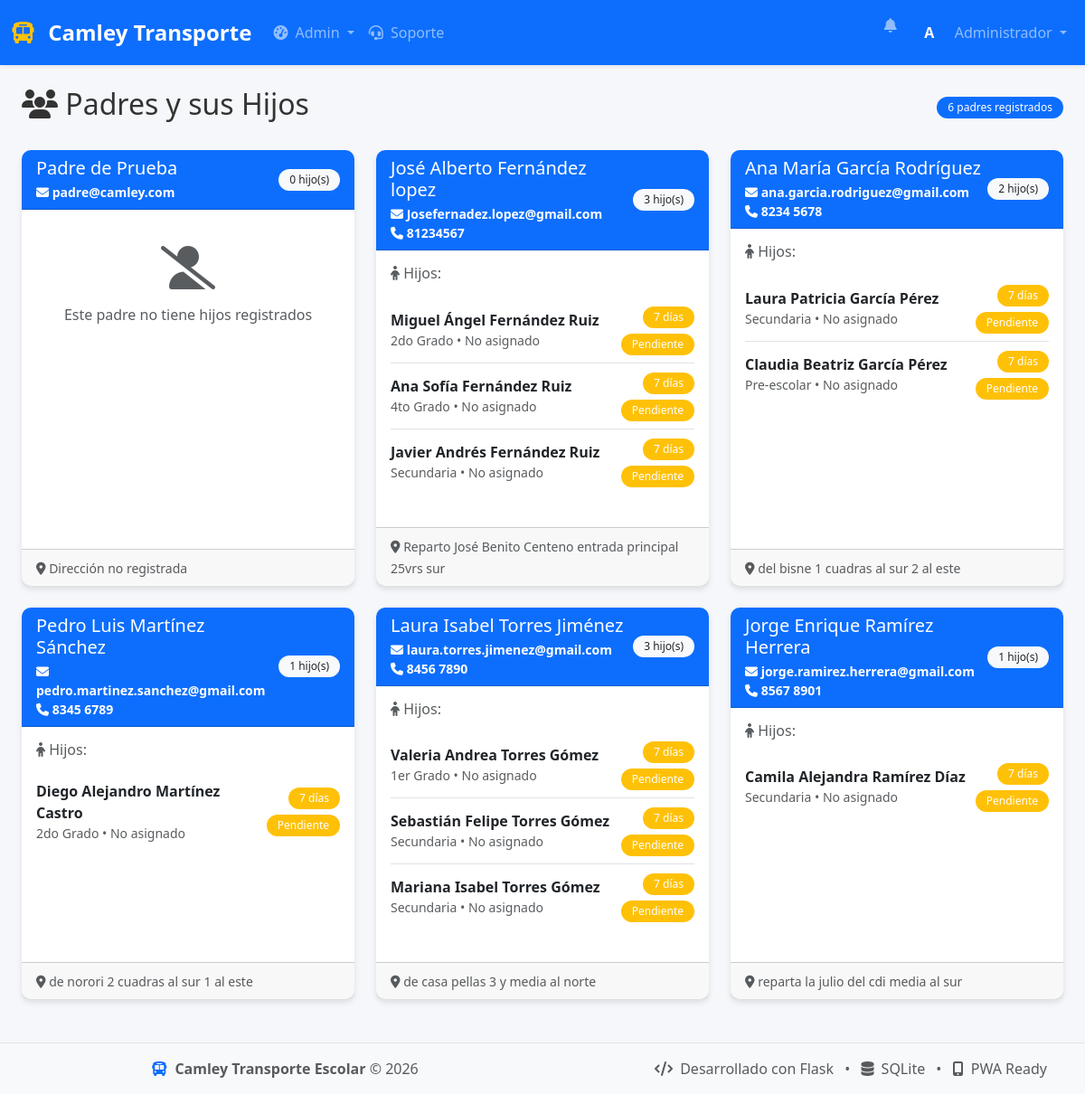
/admin/padres (signed in), run on the app's committed database.
### database.py (models this page shows, shortened)
class Usuario(db.Model):
    __tablename__ = 'usuario'
    id = db.Column(db.Integer, primary_key=True)
    nombre = db.Column(db.String(100), nullable=False)
    email = db.Column(db.String(120), unique=True, nullable=False)
    password = db.Column(db.String(200), nullable=False)
    telefono = db.Column(db.String(20))
    direccion = db.Column(db.String(200))
    genero = db.Column(db.String(10))
    rol = db.Column(db.String(20), nullable=False)  # 'admin', 'padre', 'conductor'
    activo = db.Column(db.Boolean, default=True)
    fecha_registro = db.Column(db.DateTime, default=datetime.utcnow)
    hijos = db.relationship('Estudiante', backref='padre_rel',
                        foreign_keys='Estudiante.padre_id', lazy=True)
    rutas = db.relationship('Ruta', backref='conductor_rel',
                        foreign_keys='Ruta.conductor_id', lazy=True)
    notificaciones = db.relationship('Notificacion', backref='usuario', lazy=True)
    @property
    def is_authenticated(self):
        return True

class Estudiante(db.Model):
    __tablename__ = 'estudiante'
    id = db.Column(db.Integer, primary_key=True)
    nombre = db.Column(db.String(100), nullable=False)
    edad = db.Column(db.Integer)
    genero = db.Column(db.String(10))
    grado = db.Column(db.String(50))
    escuela = db.Column(db.String(200))
    condicion = db.Column(db.String(200))
    padre_id = db.Column(db.Integer, db.ForeignKey('usuario.id'))
    ruta_id = db.Column(db.Integer, db.ForeignKey('ruta.id'))
    fecha_inscripcion = db.Column(db.DateTime, default=datetime.utcnow)
    activo = db.Column(db.Boolean, default=True)
    pagos = db.relationship('Pago', backref='estudiante', lazy=True)
    asistencias = db.relationship('Asistencia', backref='estudiante', lazy=True)

### app.py (the view)
@app.route('/admin/padres')
@login_required
def admin_padres():
    if current_user.rol != 'admin':
        return redirect(url_for('index'))
    estado = request.args.get('estado', 'todos')
    query = Usuario.query.filter_by(rol='padre')
    if estado == 'activos':
        query = query.filter_by(activo=True)
    elif estado == 'pendientes':
        query = query.filter_by(activo=False)
    padres = query.all()
    padres_activos = [p for p in padres if p.activo]
    padres_pendientes = Usuario.query.filter_by(rol='padre', activo=False).all()
    datos_padres = []
    for padre in padres_activos:
        hijos = Estudiante.query.filter_by(padre_id=padre.id).all()
        hijos_info = []
        for hijo in hijos:
            vehiculo_info = "No asignado"
            if hijo.ruta and hijo.ruta.vehiculo:
                vehiculo_info = f"{hijo.ruta.vehiculo.modelo} - Placa: {hijo.ruta.vehiculo.placa}"
            ultimo_pago = Pago.query.filter_by(
                estudiante_id=hijo.id
            ).order_by(Pago.fecha_vencimiento.desc()).first()
            dias_restantes = 0
            if ultimo_pago and ultimo_pago.fecha_vencimiento:
                dias_restantes = (ultimo_pago.fecha_vencimiento.date() - datetime.utcnow().date()).days
            hijos_info.append({
                'nombre': hijo.nombre,
                'grado': hijo.grado,
                'vehiculo': vehiculo_info,
                'dias_restantes': max(0, dias_restantes),
                'estado_pago': ultimo_pago.estado if ultimo_pago else 'sin_pago'
            })
        datos_padres.append({
            'padre': padre,
            'hijos': hijos_info,
            'total_hijos': len(hijos)
        })
    return render_template('admin/padres.html',
                        datos_padres=datos_padres,
                        padres_pendientes=padres_pendientes,
                        estado_actual=estado)

### app.py (called while the page is built)
@login_manager.user_loader
def load_user(user_id):
    return Usuario.query.get(int(user_id))

@app.context_processor
def inject_now():
    return {'now': datetime.utcnow()}

### templates/admin/padres.html (shortened to what this page needs)
{% extends "base.html" %}
{% block content %}
<div class="container-fluid fade-in">
    <div class="d-flex justify-content-between align-items-center mb-4">
        <h2><i class="fas fa-users"></i> Padres y sus Hijos</h2>
        <span class="badge bg-primary">{{ datos_padres|length }} padres registrados</span>
    </div>
    {% if datos_padres %}
    <div class="row">
        {% for dato in datos_padres %}
        <div class="col-md-6 col-lg-4 mb-4">
            <div class="card h-100">
                <div class="card-header bg-primary text-white">
                    <div class="d-flex justify-content-between align-items-center">
                        <div>
                            <h5 class="mb-1">{{ dato.padre.nombre }}</h5>
                            <small class="d-block">
                                <i class="fas fa-envelope"></i> {{ dato.padre.email }}
                            </small>
                            {% if dato.padre.telefono %}
                            <small class="d-block">
                                <i class="fas fa-phone"></i> {{ dato.padre.telefono }}
                            </small>
                            {% endif %}
                        </div>
                        <span class="badge bg-light text-dark">{{ dato.total_hijos }} hijo(s)</span>
                    </div>
                </div>
                <div class="card-body">
                    {% if dato.hijos %}
                    <h6 class="text-muted mb-3"><i class="fas fa-child"></i> Hijos:</h6>
                    <div class="list-group list-group-flush">
                        {% for hijo in dato.hijos %}
                        <div class="list-group-item px-0">
                            <div class="d-flex justify-content-between align-items-center">
                                <div>
                                    <strong>{{ hijo.nombre }}</strong>
                                    <div class="small text-muted">
                                        {{ hijo.grado }} • {{ hijo.vehiculo }}
                                    </div>
                                </div>
                                <div class="text-end">
                                    <div>
                                        {% if hijo.dias_restantes > 7 %}
                                        <span class="badge bg-success">{{ hijo.dias_restantes }} días</span>
                                        {% elif hijo.dias_restantes > 0 %}
                                        <span class="badge bg-warning">{{ hijo.dias_restantes }} días</span>
                                        {% else %}
                                        <span class="badge bg-danger">Vencido</span>
                                        {% endif %}
                                    </div>
                                    <div class="mt-1">
                                        {% if hijo.estado_pago == 'pagado' %}
                                        <span class="badge bg-success">Pagado</span>
                                        {% elif hijo.estado_pago == 'pendiente' %}
                                        <span class="badge bg-warning">Pendiente</span>
                                        {% else %}
                                        <span class="badge bg-secondary">Sin pago</span>
                                        {% endif %}
                                    </div>
                                </div>
                            </div>
                        </div>
                        {% endfor %}
                    </div>
                    {% else %}
                    <div class="text-center py-4">
                        <i class="fas fa-user-slash fa-3x text-muted mb-3"></i>
                        <p class="text-muted">Este padre no tiene hijos registrados</p>
                    </div>
                    {% endif %}
                </div>
                <div class="card-footer">
                    <small class="text-muted">
                        <i class="fas fa-map-marker-alt"></i>
                        {{ dato.padre.direccion or 'Dirección no registrada' }}
                    </small>
                </div>
            </div>
        </div>
        {% endfor %}
    </div>
    {% endif %}
</div>
{% endblock %}

### templates/base.html (shortened to what this page needs)
<!DOCTYPE html>
<html lang="es" data-bs-theme="{% if session.get('modo_oscuro') %}dark{% else %}light{% endif %}">
<head>
    <link href="https://cdn.jsdelivr.net/npm/bootstrap@5.3.0/dist/css/bootstrap.min.css" rel="stylesheet">
    <link rel="stylesheet" href="https://cdn.jsdelivr.net/npm/bootstrap-icons@1.11.3/font/bootstrap-icons.css">
    <link rel="stylesheet" href="https://cdnjs.cloudflare.com/ajax/libs/font-awesome/6.4.0/css/all.min.css">
    <link rel="stylesheet" href="https://unpkg.com/leaflet@1.9.4/dist/leaflet.css" />
    <link rel="stylesheet" href="{{ url_for('static', filename='css/style.css') }}">
</head>
<body class="{% if session.get('modo_oscuro') %}dark-mode{% endif %}">
    <nav class="navbar navbar-expand-lg navbar-dark bg-primary shadow-sm">
        <div class="container-fluid">
            <a class="navbar-brand" href="{{ url_for('index') }}">
                <i class="fas fa-bus me-2"></i>
                <strong>Camley Transporte</strong>
            </a>
            <div class="collapse navbar-collapse" id="navbarMain">
                <ul class="navbar-nav me-auto">
                    {% if current_user.is_authenticated %}
                        {% if current_user.rol == 'admin' %}
                        <li class="nav-item dropdown">
                            <a class="nav-link dropdown-toggle" href="#" role="button" data-bs-toggle="dropdown">
                                <i class="fas fa-tachometer-alt me-1"></i> Admin
                            </a>
                        </li>
                        <li class="nav-item">
                            <a class="nav-link" href="{{ url_for('admin_soporte') }}">
                                <i class="fas fa-headset me-1"></i> Soporte
                            </a>
                        </li>
                        {% endif %}
                    {% endif %}
                </ul>
                <ul class="navbar-nav ms-auto">
                    {% if current_user.is_authenticated %}
                        <li class="nav-item dropdown">
                            <a class="nav-link position-relative" href="#" role="button" data-bs-toggle="dropdown">
                                <i class="fas fa-bell"></i>
                                {% set unread_notifications = [] %}
                                {% for notif in current_user.notificaciones if not notif.leida %}
                                    {% set _ = unread_notifications.append(notif) %}
                                {% endfor %}
                            </a>
                        </li>
                        <li class="nav-item dropdown">
                            <a class="nav-link dropdown-toggle" href="#" role="button" data-bs-toggle="dropdown">
                                <div class="d-inline-flex align-items-center">
                                    <div class="user-avatar me-2">
                                        {{ current_user.nombre[0]|upper }}
                                    </div>
                                    <span class="d-none d-md-inline">{{ current_user.nombre }}</span>
                                </div>
                            </a>
                        </li>
                    {% endif %}
                </ul>
            </div>
        </div>
    </nav>
    <main class="container-fluid py-4">
        {% block content %}{% endblock %}
    </main>
    <footer class="footer mt-auto py-3 bg-light border-top">
        <div class="container">
            <div class="row">
                <div class="col-md-6">
                    <span class="text-muted">
                        <i class="fas fa-bus text-primary me-1"></i>
                        <strong>Camley Transporte Escolar</strong> &copy; {{ now.year if now else '2024' }}
                    </span>
                </div>
                <div class="col-md-6 text-end">
                    <span class="text-muted">
                        <i class="fas fa-code me-1"></i> Desarrollado con Flask
                        <span class="mx-2">•</span>
                        <i class="fas fa-database me-1"></i> SQLite
                        <span class="mx-2">•</span>
                        <i class="fas fa-mobile-alt me-1"></i> PWA Ready
                    </span>
                </div>
            </div>
        </div>
    </footer>
</body>
</html>

### static/css/style.css (style rules this page uses)
:root { --primary-color: #0d6efd; --secondary-color: #6c757d; --success-color: #198754; --danger-color: #dc3545; --warning-color: #ffc107; --info-color: #0dcaf0; --light-color: #f8f9fa; --dark-color: #212529; }
body { font-family: 'Segoe UI', Tahoma, Geneva, Verdana, sans-serif; background-color: #f5f7fa; color: #333; transition: background-color 0.3s, color 0.3s; min-height: 100vh; }
.navbar-brand { font-weight: 700; font-size: 1.5rem; }
.navbar-brand i { color: #ffc107; }
.user-avatar { width: 40px; height: 40px; border-radius: 50%; background-color: var(--primary-color); color: white; display: flex; align-items: center; justify-content: center; font-weight: bold; }
.card { border-radius: 10px; box-shadow: 0 4px 6px rgba(0, 0, 0, 0.1); border: none; transition: transform 0.3s, box-shadow 0.3s; margin-bottom: 20px; }
.card-header { border-radius: 10px 10px 0 0 !important; font-weight: 600; }
.badge { padding: 6px 12px; font-weight: 500; border-radius: 20px; }
.fade-in { animation: fadeIn 0.5s ease-out; }
.footer { margin-top: 40px; padding: 20px 0; background-color: var(--dark-color); color: white; text-align: center; }

### data on the page
Usuario: nombre "A", nombre "Administrador"
Usuario: padre.nombre "Padre de Prueba", padre.email "padre@camley.com", padre "Dirección no registrada"
Usuario: padre.nombre "José Alberto Fernández lopez", padre.email "Josefernadez.lopez@gmail.com", padre.telefono "81234567", padre "Reparto José Benito Centeno entrada principal 25vrs sur"
Estudiante: nombre "Miguel Ángel Fernández Ruiz", grado "2do Grado"
Estudiante: nombre "Ana Sofía Fernández Ruiz", grado "4to Grado"
Estudiante: nombre "Javier Andrés Fernández Ruiz", grado "Secundaria"
Usuario: padre.nombre "Ana María García Rodríguez", padre.email "ana.garcia.rodriguez@gmail.com", padre.telefono "8234 5678", padre "del bisne 1 cuadras al sur 2 al este"
Estudiante: nombre "Laura Patricia García Pérez", grado "Secundaria"
Estudiante: nombre "Claudia Beatriz García Pérez", grado "Pre-escolar"
Usuario: padre.nombre "Pedro Luis Martínez Sánchez", padre.email "pedro.martinez.sanchez@gmail.com", padre.telefono "8345 6789", padre "de norori 2 cuadras al sur 1 al este"
Estudiante: nombre "Diego Alejandro Martínez Castro", grado "2do Grado"
Usuario: padre.nombre "Laura Isabel Torres Jiménez", padre.email "laura.torres.jimenez@gmail.com", padre.telefono "8456 7890", padre "de casa pellas 3 y media al norte"
Estudiante: nombre "Valeria Andrea Torres Gómez", grado "1er Grado"
Estudiante: nombre "Sebastián Felipe Torres Gómez", grado "Secundaria"
Estudiante: nombre "Mariana Isabel Torres Gómez", grado "Secundaria"
Usuario: padre.nombre "Jorge Enrique Ramírez Herrera", padre.email "jorge.ramirez.herrera@gmail.com", padre.telefono "8567 8901", padre "reparta la julio del cdi media al sur"
Estudiante: nombre "Camila Alejandra Ramírez Díaz", grado "Secundaria"

### other printed values
{{ datos_padres|length }} "6"
{{ dato.total_hijos }} "0" "3" "2" "1" "3" "1"
{{ hijo.vehiculo }} "No asignado" "No asignado" "No asignado" "No asignado" "No asignado" "No asignado" "No asignado" "No asignado" "No asignado" "No asignado"
{{ hijo.dias_restantes }} "7" "7" "7" "7" "7" "7" "7" "7" "7" "7"
